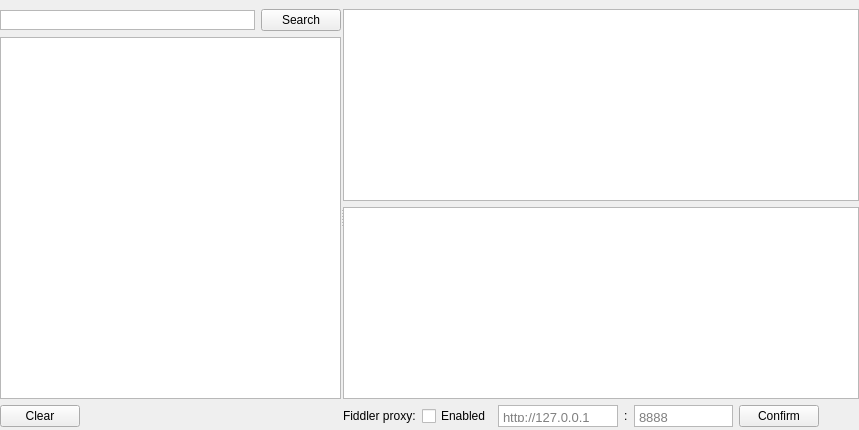
      <widget class="QWidget" name="tab_https">
       <attribute name="title">
        <string>HTTP/S</string>
       </attribute>
       <layout class="QHBoxLayout" name="horizontalLayout_12">
        <property name="leftMargin">
         <number>0</number>
        </property>
        <property name="topMargin">
         <number>3</number>
        </property>
        <property name="rightMargin">
         <number>0</number>
        </property>
        <property name="bottomMargin">
         <number>0</number>
        </property>
        <item>
         <widget class="QSplitter" name="httpsSplitter">
          <property name="orientation">
           <enum>Qt::Horizontal</enum>
          </property>
          <property name="opaqueResize">
           <bool>true</bool>
          </property>
          <property name="handleWidth">
           <number>2</number>
          </property>
          <property name="childrenCollapsible">
           <bool>false</bool>
          </property>
          <widget class="QWidget" name="verticalLayoutWidget_6">
           <layout class="QVBoxLayout" name="verticalLayout_10">
            <property name="leftMargin">
             <number>0</number>
            </property>
            <property name="topMargin">
             <number>6</number>
            </property>
            <property name="rightMargin">
             <number>0</number>
            </property>
            <property name="bottomMargin">
             <number>3</number>
            </property>
            <item>
             <layout class="QHBoxLayout" name="horizontalLayout_14">
              <item>
               <widget class="QTextEdit" name="httpsTextSearch">
                <property name="sizePolicy">
                 <sizepolicy hsizetype="Expanding" vsizetype="Minimum">
                  <horstretch>0</horstretch>
                  <verstretch>0</verstretch>
                 </sizepolicy>
                </property>
                <property name="maximumSize">
                 <size>
                  <width>16777215</width>
                  <height>20</height>
                 </size>
                </property>
                <property name="inputMethodHints">
                 <set>Qt::ImhNone</set>
                </property>
                <property name="verticalScrollBarPolicy">
                 <enum>Qt::ScrollBarAlwaysOff</enum>
                </property>
                <property name="horizontalScrollBarPolicy">
                 <enum>Qt::ScrollBarAlwaysOff</enum>
                </property>
                <property name="lineWrapMode">
                 <enum>QTextEdit::NoWrap</enum>
                </property>
                <property name="acceptRichText">
                 <bool>false</bool>
                </property>
               </widget>
              </item>
              <item>
               <widget class="QPushButton" name="httpsButtonSearch">
                <property name="text">
                 <string>Search</string>
                </property>
               </widget>
              </item>
             </layout>
            </item>
            <item>
             <layout class="QHBoxLayout" name="horizontalLayout_16">
              <item>
               <widget class="QListWidget" name="httpsList"/>
              </item>
             </layout>
            </item>
            <item>
             <layout class="QHBoxLayout" name="horizontalLayout_13">
              <item>
               <widget class="QPushButton" name="httpsButtonClear">
                <property name="text">
                 <string>Clear</string>
                </property>
               </widget>
              </item>
              <item>
               <spacer name="horizontalSpacer_4">
                <property name="orientation">
                 <enum>Qt::Horizontal</enum>
                </property>
                <property name="sizeType">
                 <enum>QSizePolicy::MinimumExpanding</enum>
                </property>
                <property name="sizeHint" stdset="0">
                 <size>
                  <width>100</width>
                  <height>20</height>
                 </size>
                </property>
               </spacer>
              </item>
             </layout>
            </item>
           </layout>
          </widget>
          <widget class="QWidget" name="verticalLayoutWidget_5">
           <layout class="QVBoxLayout" name="verticalLayout_5" stretch="0,0,0">
            <property name="leftMargin">
             <number>0</number>
            </property>
            <property name="topMargin">
             <number>6</number>
            </property>
            <property name="rightMargin">
             <number>0</number>
            </property>
            <property name="bottomMargin">
             <number>3</number>
            </property>
            <item>
             <widget class="QTextEdit" name="httpsRequest">
              <property name="lineWrapMode">
               <enum>QTextEdit::NoWrap</enum>
              </property>
              <property name="acceptRichText">
               <bool>false</bool>
              </property>
             </widget>
            </item>
            <item>
             <widget class="QTextEdit" name="httpsResponse">
              <property name="lineWrapMode">
               <enum>QTextEdit::NoWrap</enum>
              </property>
              <property name="acceptRichText">
               <bool>false</bool>
              </property>
             </widget>
            </item>
            <item>
             <layout class="QHBoxLayout" name="horizontalLayout_3">
              <item>
               <widget class="QLabel" name="label_2">
                <property name="text">
                 <string>Fiddler proxy:</string>
                </property>
               </widget>
              </item>
              <item>
               <widget class="QCheckBox" name="httpsFiddlerEnabled">
                <property name="text">
                 <string>Enabled</string>
                </property>
               </widget>
              </item>
              <item>
               <widget class="QTextEdit" name="httpsFiddlerHost">
                <property name="sizePolicy">
                 <sizepolicy hsizetype="Maximum" vsizetype="Maximum">
                  <horstretch>0</horstretch>
                  <verstretch>0</verstretch>
                 </sizepolicy>
                </property>
                <property name="maximumSize">
                 <size>
                  <width>120</width>
                  <height>22</height>
                 </size>
                </property>
                <property name="font">
                 <font>
                  <pointsize>10</pointsize>
                  <bold>false</bold>
                  <underline>false</underline>
                  <kerning>true</kerning>
                 </font>
                </property>
                <property name="contextMenuPolicy">
                 <enum>Qt::DefaultContextMenu</enum>
                </property>
                <property name="accessibleName">
                 <string/>
                </property>
                <property name="autoFillBackground">
                 <bool>false</bool>
                </property>
                <property name="inputMethodHints">
                 <set>Qt::ImhUrlCharactersOnly</set>
                </property>
                <property name="verticalScrollBarPolicy">
                 <enum>Qt::ScrollBarAlwaysOff</enum>
                </property>
                <property name="horizontalScrollBarPolicy">
                 <enum>Qt::ScrollBarAlwaysOff</enum>
                </property>
                <property name="sizeAdjustPolicy">
                 <enum>QAbstractScrollArea::AdjustIgnored</enum>
                </property>
                <property name="autoFormatting">
                 <set>QTextEdit::AutoNone</set>
                </property>
                <property name="lineWrapMode">
                 <enum>QTextEdit::NoWrap</enum>
                </property>
                <property name="acceptRichText">
                 <bool>false</bool>
                </property>
                <property name="placeholderText">
                 <string>http://127.0.0.1</string>
                </property>
               </widget>
              </item>
              <item>
               <widget class="QLabel" name="label">
                <property name="text">
                 <string>:</string>
                </property>
               </widget>
              </item>
              <item>
               <widget class="QTextEdit" name="httpsFiddlerPort">
                <property name="sizePolicy">
                 <sizepolicy hsizetype="Maximum" vsizetype="Maximum">
                  <horstretch>0</horstretch>
                  <verstretch>0</verstretch>
                 </sizepolicy>
                </property>
                <property name="maximumSize">
                 <size>
                  <width>100</width>
                  <height>22</height>
                 </size>
                </property>
                <property name="font">
                 <font>
                  <pointsize>10</pointsize>
                 </font>
                </property>
                <property name="toolTip">
                 <string/>
                </property>
                <property name="inputMethodHints">
                 <set>Qt::ImhDigitsOnly</set>
                </property>
                <property name="verticalScrollBarPolicy">
                 <enum>Qt::ScrollBarAlwaysOff</enum>
                </property>
                <property name="horizontalScrollBarPolicy">
                 <enum>Qt::ScrollBarAlwaysOff</enum>
                </property>
                <property name="sizeAdjustPolicy">
                 <enum>QAbstractScrollArea::AdjustIgnored</enum>
                </property>
                <property name="lineWrapMode">
                 <enum>QTextEdit::NoWrap</enum>
                </property>
                <property name="acceptRichText">
                 <bool>false</bool>
                </property>
                <property name="placeholderText">
                 <string>8888</string>
                </property>
               </widget>
              </item>
              <item>
               <widget class="QPushButton" name="httpsFiddlerButton">
                <property name="text">
                 <string>Confirm</string>
                </property>
               </widget>
              </item>
              <item>
               <spacer name="horizontalSpacer">
                <property name="orientation">
                 <enum>Qt::Horizontal</enum>
                </property>
                <property name="sizeHint" stdset="0">
                 <size>
                  <width>40</width>
                  <height>20</height>
                 </size>
                </property>
               </spacer>
              </item>
             </layout>
            </item>
           </layout>
          </widget>
         </widget>
        </item>
       </layout>
      </widget>
